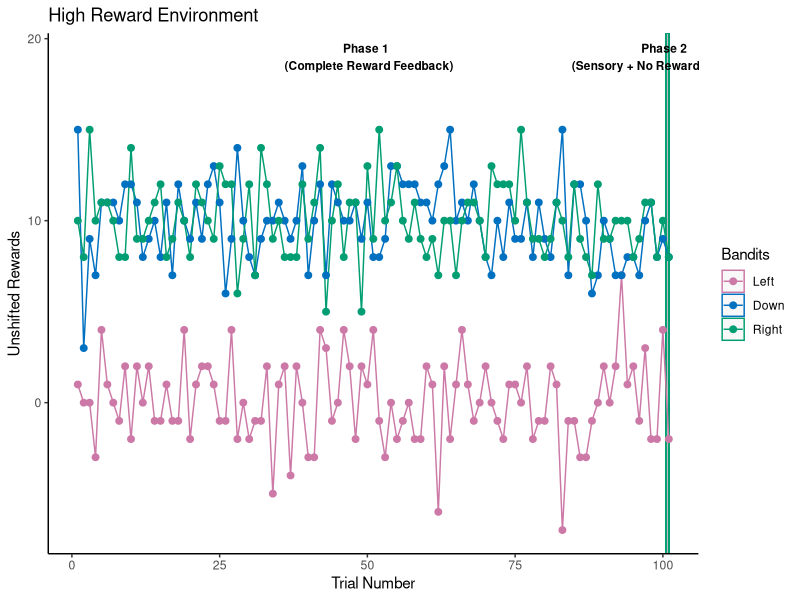
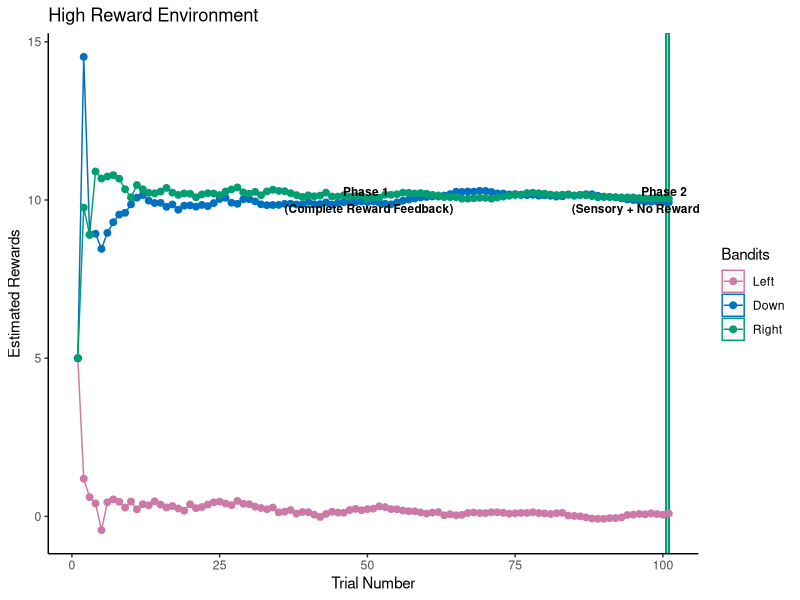
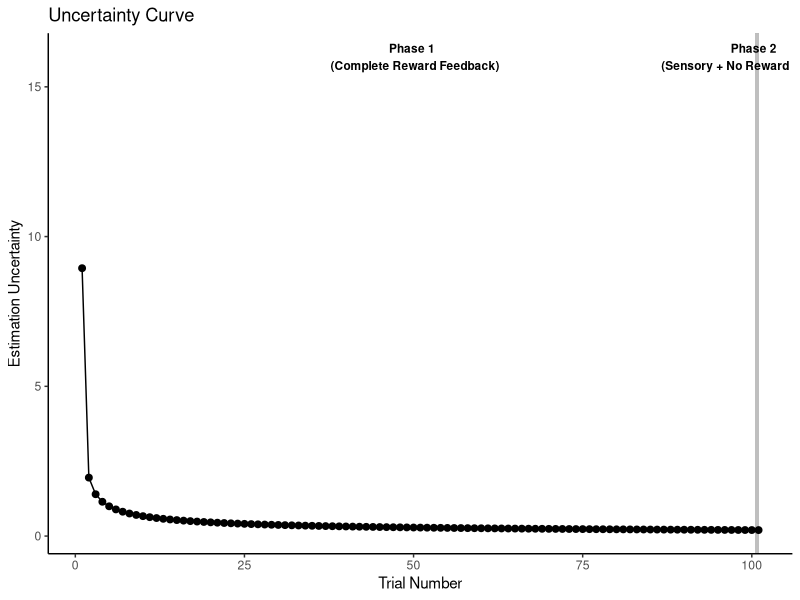

Write the R code that produced these figures, in order.
rm(list=ls())

packages <- c("plyr", 'dplyr','tidyr',  "ggplot2", 'pander', 'emmeans','sjPlot', 'lmerTest', 'data.table', "ggbeeswarm",
              'lmerTest',  'brms', 'BayesFactor', "gridExtra", "lsr",'ggridges','cowplot','entropy','zoo','Hmisc', 
              'DescTools', 'magrittr', 'purrr', 'forcats', 'modelr', 'tidybayes', 'rstan' , 'loo', 'R.matlab','ggpubr')
invisible(lapply(packages, require, character.only = TRUE))


### Plot Experimental environment 
#Parameters
lowR <- 0
highR <- 10
nP1 <- 100
nP2 <- 1
sigma <- 2
nT <- nP1 + nP2

#set.seed(29101996)
lowReward <- data.frame(b1 = round(rnorm(nT,lowR,sigma)),
                        b2 = round(rnorm(nT,lowR,sigma)),
                        b3 = round(rnorm(nT,highR,sigma)),
                        Trial = 1:nT)
highReward <- data.frame(b1 = round(rnorm(nT,lowR,sigma)),
                         b2 = round(rnorm(nT,highR,sigma)),
                         b3 = round(rnorm(nT,highR,sigma)),
                         Trial = 1:nT)
lowReward.long <- gather(lowReward, Bandit, Reward, b1:b3)
highReward.long <- gather(highReward, Bandit, Reward, b1:b3)

exEnv <- ggplot(highReward.long,aes(y=Reward,x=Trial,color=Bandit)) +
  labs(title="High Reward Environment",x="Trial Number", y = "Unshifted Rewards") +
  geom_rect(aes(xmin=(nP1+.5), xmax=(nP1+nP2), ymin=-Inf, ymax=Inf),fill="grey",alpha=.1) +
  geom_line(linetype = "solid")+
  geom_point(size=2) +
  scale_colour_manual(values = c("#cc79a7","#0070c0","#019e73"),name="Bandits",labels = c("Left","Down","Right")) +
  theme(legend.position= c(1,1), legend.justification = c(1,1),text=element_text(size=15)) + theme(legend.position = 'none') +
  annotate("text",x = c(nP1/2,nP2/2+nP1), y = c(max(highReward.long$Reward) +4,max(highReward.long$Reward) +4), label = c("Phase 1 \n (Complete Reward Feedback)", "Phase 2 \n (Sensory + No Reward Feedback)") , 
           color="Black", size=3 , angle=0, fontface="bold") +
  theme_classic() 

exEnv


### Plot Learning Curves for Reward Distribution according to Kalman Filter Model
initU0 <- sqrt(sigma^2 * 20)
initR0 <- (lowR + highR)/2
funcKF <- function(initR0,initU0,sigma,obs,nT_P1,nT_P2){
  Rmu <- rep(initR0,nT_P1)
  Rsig <- rep(initU0,nT_P1)
  for(p1 in 1:nT_P1){
    delta = obs[p1] - Rmu[p1] 
    kgain = Rsig[p1]^2 / (Rsig[p1]^2 + sigma^2)
    
    Rmu[p1+1] = Rmu[p1] + kgain * delta
    Rsig[p1+1] = sqrt((1-kgain)*Rsig[p1]^2)
  }
  Rmu_ts <- c(Rmu,rep(Rmu[nT_P1+1],nT_P2-1))
  Rsig_ts <- c(Rsig,rep(Rsig[nT_P1+1],nT_P2-1))
  
  return(list(Rmu_ts,Rsig_ts))
}
  
rewardCurves <- data.frame(b1 = funcKF(initR0,initU0,sigma,highReward$b1,nP1,nP2)[[1]],
                           b2 = funcKF(initR0,initU0,sigma,highReward$b2,nP1,nP2)[[1]],
                           b3 = funcKF(initR0,initU0,sigma,highReward$b3,nP1,nP2)[[1]],
                           Trial = 1:(nP1+nP2))
rewardCurves.long <- gather(rewardCurves, Bandit, Reward, b1:b3)

learningPlot <- ggplot(rewardCurves.long,aes(y=Reward,x=Trial,color=Bandit)) +
  labs(title="High Reward Environment",x="Trial Number", y = "Estimated Rewards") +
  geom_rect(aes(xmin=(nP1+.5), xmax=(nP1+nP2), ymin=-Inf, ymax=Inf),fill="grey",alpha=.1) +
  geom_line(linetype = "solid")+
  geom_point(size=2) +
  scale_colour_manual(values = c("#cc79a7","#0070c0","#019e73"),name="Bandits",labels = c("Left","Down","Right")) +
  theme(legend.position= c(1,1), legend.justification = c(1,1),text=element_text(size=15)) + theme(legend.position = 'none') +
  annotate("text", x = c(nP1/2,nP2/2+nP1), y = c(10,10), label = c("Phase 1 \n (Complete Reward Feedback)", "Phase 2 \n (Sensory + No Reward Feedback)") , 
           color="Black", size=3 , angle=0, fontface="bold") +
  theme_classic() 

learningPlot

uncertaintyCurves <- data.frame(b1 = funcKF(initR0,initU0,sigma,highReward$b1,nP1,nP2)[[2]],
                                Trial = 1:(nP1+nP2))
uncertaintyPlot <- ggplot(uncertaintyCurves,aes(y=b1,x=Trial)) +
  labs(title="Uncertainty Curve",x="Trial Number", y = "Estimation Uncertainty") +
  geom_rect(aes(xmin=(nP1+.5), xmax=(nP1+nP2), ymin=-Inf, ymax=Inf),fill="grey",alpha=.1) +
  geom_line(linetype = "solid")+
  geom_point(size=2) +
  theme(legend.position=F)+
  annotate("text", x = c(nP1/2,nP2/2+nP1), y = c(16,16), label = c("Phase 1 \n (Complete Reward Feedback)", "Phase 2 \n (Sensory + No Reward Feedback)") , 
           color="Black", size=3 , angle=0, fontface="bold") +
  theme_classic() 
 
uncertaintyPlot

